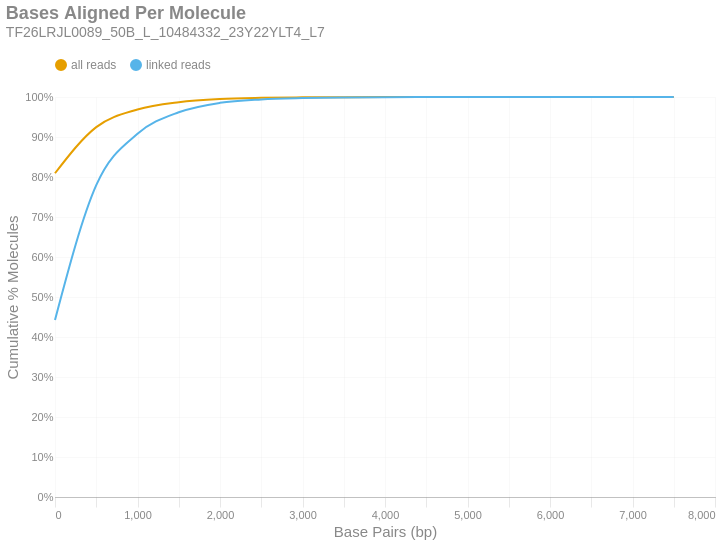

Notebook cell for this chart:
### Markdown cell above
### Bases Aligned Per Molecule
This is a cumulative frequency distribution showing the number of base pairs aligned per unique molecule. These data are shown in 500 bp bins. There are two distributions: one with `all reads` (yellow) and another with only `linked reads` (blue). The percent of molecules in the `linked reads` distribution is relative to the total number of linked molecules.

### Code cell
if SKIPLR:
    print_html(f"Skipped")
else:
    binned_df = consolidated_hist(valids['aligned_bp'], mask, 500, True)
    with SafeRender(binned_df):
        (
            density_plot(binned_df, 'Bases Aligned Per Molecule', samplename, 'basesper')
            .encode(
                x=alt.X('bin:Q', title="Base Pairs (bp)").axis(tickMinStep=500).scale(padding=0),
                y=alt.Y('value:Q', title='Cumulative % Molecules')
                    .axis(format='%')
                    .scale(domain = [0,1])
                    .stack(False),
                color=alt.Color("key:N").scale(domain = ["all reads", "linked reads"]),
                tooltip = [
                    alt.Tooltip("key:N", title = "Data Type"),
                    alt.Tooltip("range_label:N", title="Bases Aligned Per Molecule"),
                    alt.Tooltip("value:Q", format = ".2%", title="% Molecules (Cum.)")
                ]
            )
        ).display()

### Figure 1 — Vega-Lite specification as saved in the notebook (floating-point values rounded to 4 significant figures)
{"width": "container", "height": 400, "config": {"title": {"anchor": "start", "dy": -15, "fontSize": 18, "color": "#888888", "subtitleColor": "#888888", "subtitleFontSize": 14}, "arc": {"fill": "#0072B2"}, "axis": {"domainColor": "#888888", "domainWidth": 0.5, "gridWidth": 0.2, "grid": false, "titleFontWeight": 400, "titleFontSize": 15, "labelFontSize": 11, "labelColor": "#888888", "tickColor": "#888888", "tickWidth": 0.2, "titleColor": "#888888"}, "axisBand": {"grid": false}, "axisX": {"grid": true, "tickSize": 10, "domainCap": "round"}, "axisY": {"domain": false, "grid": true, "tickSize": 0, "domainCap": "round"}, "background": "transparent", "header": {"labelFontSize": 15, "labelColor": "#888888", "titleFontSize": 15, "titleFontWeight": 600, "titleColor": "#888888"}, "legend": {"labelFont": "sans-serif", "labelFontSize": 12, "labelColor": "#888888", "symbolSize": 100, "symbolType": "circle", "titleFontSize": 12, "titlePadding": 10, "titleColor": "#888888", "title": null, "orient": "top"}, "range": {"category": ["#E69F00", "#56B4E9", "#009E73", "#F0E442", "#0072B2", "#D55E00", "#CC79A7", "#000000"], "diverging": ["#cfe8f3", "#a2d4ec", "#73bfe2", "#46abdb", "#1696d2", "#12719e"]}, "area": {"fill": "#0072B2", "fillOpacity": 0.7, "line": true, "strokeOpacity": 0.7}, "line": {"color": "#0072B2", "stroke": "#0072B2", "strokeWidth": 2}, "trail": {"color": "#0072B2", "stroke": "#0072B2", "strokeWidth": 0, "size": 1}, "point": {"filled": true, "fillOpacity": 1.0, "size": 95}, "text": {"color": "#888888", "fontSize": 11, "align": "right", "fontWeight": 400, "size": 11}, "bar": {"fill": "#0072B2", "stroke": null}, "view": {"stroke": null, "continuousWidth": 660, "continuousHeight": 400}}, "data": {"name": "data-a7088ea0e89465e7dbe3fca1e38dfc89"}, "mark": {"type": "line", "interpolate": "monotone", "point": {"opacity": 0, "size": 275}}, "encoding": {"color": {"field": "key", "scale": {"domain": ["all reads", "linked reads"]}, "type": "nominal"}, "tooltip": [{"field": "key", "title": "Data Type", "type": "nominal"}, {"field": "range_label", "title": "Bases Aligned Per Molecule", "type": "nominal"}, {"field": "value", "format": ".2%", "title": "% Molecules (Cum.)", "type": "quantitative"}], "x": {"axis": {"tickMinStep": 500}, "field": "bin", "scale": {"padding": 0}, "title": "Base Pairs (bp)", "type": "quantitative"}, "y": {"axis": {"format": "%"}, "field": "value", "scale": {"domain": [0, 1]}, "stack": false, "title": "Cumulative % Molecules", "type": "quantitative"}}, "params": [{"name": "param_c36ac31b6afebe62", "select": {"type": "point", "fields": ["key"]}, "bind": "legend"}], "title": {"text": "Bases Aligned Per Molecule", "subtitle": "TF26LRJL0089_50B_L_10484332_23Y22YLT4_L7"}, "transform": [{"fold": ["all reads (cumsum)", "linked reads (cumsum)"]}, {"calculate": "replace(datum.key, ' (cumsum)', '')", "as": "key"}, {"filter": {"param": "param_c36ac31b6afebe62"}}], "usermeta": {"embedOptions": {"downloadFileName": "TF26LRJL0089_50B_L_10484332_23Y22YLT4_L7.basesper"}}, "$schema": "https://vega.github.io/schema/vega-lite/v6.4.1.json", "datasets": {"data-a7088ea0e89465e7dbe3fca1e38dfc89": [{"bin": "0.0", "interval": "0.0-500.0", "all reads": 0.8093, "linked reads": 0.4426, "all reads (cumsum)": 0.8093, "linked reads (cumsum)": 0.4426, "range_label": "0-499"}, {"bin": "500.0", "interval": "500.0-1000.0", "all reads": 0.1154, "linked reads": 0.3369, "all reads (cumsum)": 0.9248, "linked reads (cumsum)": 0.7795, "range_label": "500-999"}, {"bin": "1000.0", "interval": "1000.0-1500.0", "all reads": 0.0439, "linked reads": 0.1286, "all reads (cumsum)": 0.9687, "linked reads (cumsum)": 0.9081, "range_label": "1000-1499"}, {"bin": "1500.0", "interval": "1500.0-2000.0", "all reads": 0.01835, "linked reads": 0.0538, "all reads (cumsum)": 0.987, "linked reads (cumsum)": 0.9619, "range_label": "1500-1999"}, {"bin": "2000.0", "interval": "2000.0-2500.0", "all reads": 0.008018, "linked reads": 0.02351, "all reads (cumsum)": 0.995, "linked reads (cumsum)": 0.9854, "range_label": "2000-2499"}, {"bin": "2500.0", "interval": "2500.0-3000.0", "all reads": 0.002919, "linked reads": 0.008561, "all reads (cumsum)": 0.9979, "linked reads (cumsum)": 0.994, "range_label": "2500-2999"}, {"bin": "3000.0", "interval": "3000.0-3500.0", "all reads": 0.001146, "linked reads": 0.003362, "all reads (cumsum)": 0.9991, "linked reads (cumsum)": 0.9973, "range_label": "3000-3499"}, {"bin": "3500.0", "interval": "3500.0-4000.0", "all reads": 0.0005322, "linked reads": 0.001561, "all reads (cumsum)": 0.9996, "linked reads (cumsum)": 0.9989, "range_label": "3500-3999"}, {"bin": "4000.0", "interval": "4000.0-4500.0", "all reads": 0.0002316, "linked reads": 0.0006793, "all reads (cumsum)": 0.9999, "linked reads (cumsum)": 0.9996, "range_label": "4000-4499"}, {"bin": "4500.0", "interval": "4500.0-5000.0", "all reads": 7.809e-05, "linked reads": 0.000229, "all reads (cumsum)": 0.9999, "linked reads (cumsum)": 0.9998, "range_label": "4500-4999"}, {"bin": "5000.0", "interval": "5000.0-5500.0", "all reads": 3.609e-05, "linked reads": 0.0001058, "all reads (cumsum)": 1.0, "linked reads (cumsum)": 0.9999, "range_label": "5000-5499"}, {"bin": "5500.0", "interval": "5500.0-6000.0", "all reads": 1.509e-05, "linked reads": 4.426e-05, "all reads (cumsum)": 1.0, "linked reads (cumsum)": 1.0, "range_label": "5500-5999"}, {"bin": "6000.0", "interval": "6000.0-6500.0", "all reads": 6.562e-06, "linked reads": 1.924e-05, "all reads (cumsum)": 1.0, "linked reads (cumsum)": 1.0, "range_label": "6000-6499"}, {"bin": "6500.0", "interval": "6500.0-7000.0", "all reads": 5.906e-06, "linked reads": 1.732e-05, "all reads (cumsum)": 1.0, "linked reads (cumsum)": 1.0, "range_label": "6500-6999"}, {"bin": "7000.0", "interval": "7000.0-7500.0", "all reads": 1.969e-06, "linked reads": 5.773e-06, "all reads (cumsum)": 1.0, "linked reads (cumsum)": 1.0, "range_label": "7000-7499"}, {"bin": "7500.0", "interval": "7500.0-8000.0", "all reads": 6.562e-07, "linked reads": 1.924e-06, "all reads (cumsum)": 1.0, "linked reads (cumsum)": 1.0, "range_label": "7500-7999"}]}}
